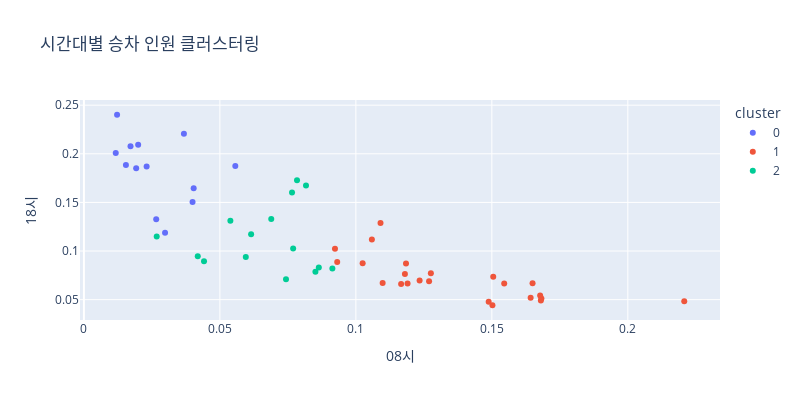

Write notebook code for a chart like this one.
### Code cell
fig = px.scatter(data_frame = h_m_pct[['08시', '18시', 'cluster']].reset_index(), 
                 x = '08시',
                 y = '18시',
                 color = 'cluster',
                 title = '시간대별 승차 인원 클러스터링',
                 width = 800,
                 height = 400
                 )
fig.show()

### Figure 1 — Plotly figure (JSON) as saved in the notebook; plotly's stock layout.template omitted (floating-point values rounded to 4 significant figures)
{"data": [{"hovertemplate": "cluster=0<br>08시=%{x}<br>18시=%{y}<extra></extra>", "legendgroup": "0", "marker": {"color": "#636efa", "symbol": "circle"}, "mode": "markers", "name": "0", "orientation": "v", "showlegend": true, "type": "scatter", "x": [0.02659, 0.03994, 0.05567, 0.01544, 0.04036, 0.02306, 0.03677, 0.0122, 0.01995, 0.01714, 0.01922, 0.01171, 0.02984], "xaxis": "x", "y": [0.1326, 0.1504, 0.1875, 0.1886, 0.1645, 0.187, 0.2207, 0.2402, 0.2092, 0.2078, 0.1851, 0.2009, 0.1189], "yaxis": "y"}, {"hovertemplate": "cluster=1<br>08시=%{x}<br>18시=%{y}<extra></extra>", "legendgroup": "1", "marker": {"color": "#EF553B", "symbol": "circle"}, "mode": "markers", "name": "1", "orientation": "v", "showlegend": true, "type": "scatter", "x": [0.1098, 0.1091, 0.165, 0.1545, 0.1059, 0.1276, 0.09232, 0.1682, 0.1505, 0.1269, 0.2207, 0.1025, 0.1678, 0.09314, 0.1643, 0.1502, 0.1166, 0.1234, 0.1488, 0.168, 0.1184, 0.118, 0.119], "xaxis": "x", "y": [0.06721, 0.129, 0.0669, 0.06663, 0.1118, 0.07721, 0.1023, 0.05123, 0.07343, 0.06905, 0.04843, 0.08742, 0.05415, 0.0887, 0.05191, 0.04424, 0.06607, 0.06967, 0.04787, 0.049, 0.08709, 0.07642, 0.0665], "yaxis": "y"}, {"hovertemplate": "cluster=2<br>08시=%{x}<br>18시=%{y}<extra></extra>", "legendgroup": "2", "marker": {"color": "#00cc96", "symbol": "circle"}, "mode": "markers", "name": "2", "orientation": "v", "showlegend": true, "type": "scatter", "x": [0.08513, 0.02677, 0.08166, 0.06889, 0.08637, 0.05386, 0.04416, 0.07653, 0.09136, 0.05953, 0.07694, 0.07431, 0.07836, 0.06148, 0.04187], "xaxis": "x", "y": [0.07876, 0.1149, 0.1675, 0.133, 0.083, 0.1311, 0.0894, 0.1603, 0.08199, 0.09393, 0.1025, 0.07095, 0.1728, 0.1173, 0.09476], "yaxis": "y"}], "layout": {"height": 400, "legend": {"title": {"text": "cluster"}, "tracegroupgap": 0}, "title": {"text": "시간대별 승차 인원 클러스터링"}, "width": 800, "xaxis": {"anchor": "y", "domain": [0, 1], "title": {"text": "08시"}}, "yaxis": {"anchor": "x", "domain": [0, 1], "title": {"text": "18시"}}}}
